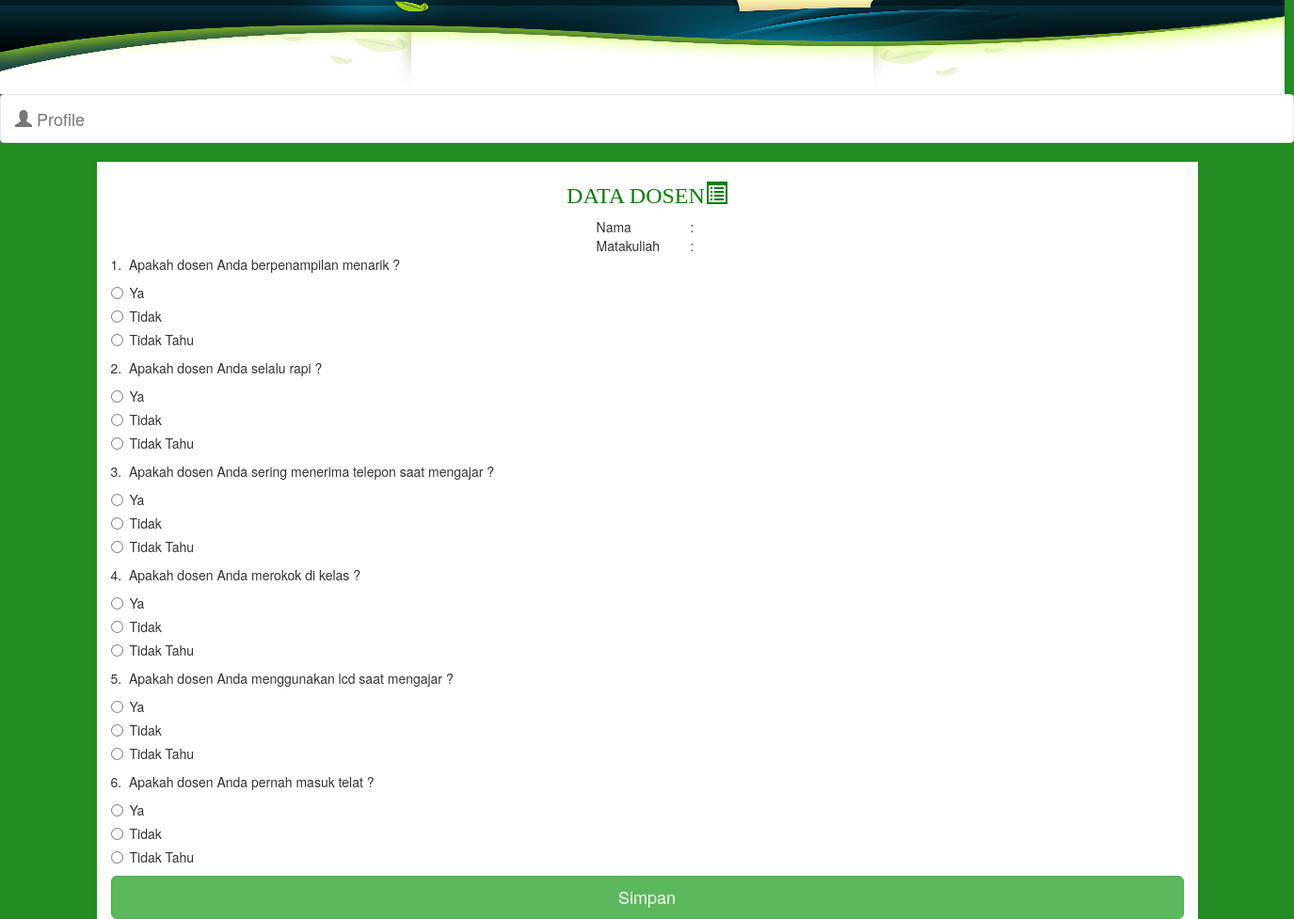
Screenshot of /index1.php (signed in) with the database file from the repository.
### tables this page shows
CREATE TABLE IF NOT EXISTS `soal` (
  `id` int(11) NOT NULL AUTO_INCREMENT,
  `soal` text NOT NULL,
  PRIMARY KEY (`id`)
);

### koneksi/dbh.php (called while the page is built)
<?php
	class DBH {
		private static $dns="mysql:dbname=eub;host=localhost;";
		private static $user = "root";
		private static $pass= "admin";
		public static function createConnection()
		{
			return new PDO(self::$dns,self::$user,self::$pass);
		}
	}
?>

### repository.php (called while the page is built, shortened)
<?php
	require_once "koneksi/dbh.php";
	class Repository{
		private $dbh;
		private $query = "SELECT * FROM soal ORDER BY id";
		public function __construct()
		{
			$this->dbh = DBH::createConnection();
		}
		public function getAll()
		{
			$query = $this->dbh->prepare($this->query);
			$query->execute();
			return $query->fetchAll(PDO::FETCH_OBJ);
		}
	}
?>

### index1.php (the view, shortened to what this page needs)
<?php session_start();
	include_once 'layout/user/header.php';
	include_once 'layout/user/navbarUser.php';
 	$repo = new Repository();
 	$result = $repo->getAll();
 	$dosen = $repo->getCountDosenByKodeUser($_SESSION['user']);
 	$currentDosen = $dosen[$_GET['dosen']];
?>
<!DOCTYPE html>
<html lang="en">
<head>
	<link rel="stylesheet" type="text/css" href="css/bootstrap.min.css">
    <link rel="stylesheet" type="text/css" href="css/customes.css">
</head>
<body>
<div class="container">
<center>
	<font color="green" face="elephant"><h3>DATA DOSEN<span class="glyphicon glyphicon-list-alt"></span></h3></font>
		<table>
			<tr>
				<td>Nama</td>
				<td>:</td>
				<td><?php echo "&nbsp;".$currentDosen->nama_dosen; ?></td>
			</tr>
			<tr>
				<td width="100">Matakuliah</td>
				<td>:</td>
				<td><?php echo "&nbsp;".$currentDosen->nama_makul; ?></td>
			</tr>
		</table>
	</center>
	<form method="post" action="index1.php?dosen=<?php echo $_GET['dosen']; ?>">
	<?php
		$no = 1;
		foreach ($result as $row)
		{
	?>
	<div>
		<?php	echo $no++."."; ?>
		<?php	echo "&nbsp;".$row->soal; ?>
		<div class="radio">
		<input type="radio" name="pilihan<?php echo $row->id;?>" value="1">Ya
		</div>
		<div class="radio">
		<input type="radio" name="pilihan<?php echo $row->id;?>" value="2">Tidak
		</div>
		<div class="radio">
		<input type="radio" name="pilihan<?php echo $row->id;?>" value="3">Tidak Tahu
		</div>
	</div>
	<?php
		}
	?>
	<button class="btn btn-success btn-lg btn-block" type="submit">Simpan</button>
    </form>
    </div>
</body>
</html>

### css/customes.css (style rules this page uses)
body { background-color: #228B22; }
.container { background-color: white; }

### rows the page displays
soal: soal "Apakah dosen Anda berpenampilan menarik ?"
soal: soal "Apakah dosen Anda selalu rapi ?"
soal: soal "Apakah dosen Anda sering menerima telepon saat mengajar ?"
soal: soal "Apakah dosen Anda merokok di kelas ?"
soal: soal "Apakah dosen Anda menggunakan lcd saat mengajar ?"
soal: soal "Apakah dosen Anda pernah masuk telat ?"
